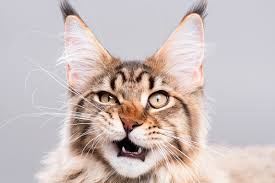
%> input picture Es1/2018-10-19/download.jpg, 275 x 183 px
$ octave main5.m   (GNU Octave 9; MATLAB toolbox functions it lacks are replaced by stand-ins)
%> lines starting %> are read from the running program, lines starting %| are printed output that depends on the picture
clear;
close all;
clc;

%%
imm = imread('download.jpg', 'jpg');
%> imm is the input picture: size 183x275x3 uint8; mean R, G, B 203.2, 190.6, 188.8
imagesc(imm);
imm = rgb2gray(imm);
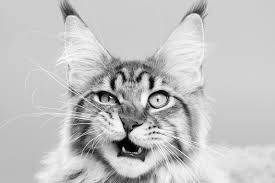
%> imm: size 183x275 uint8; min 0, max 255, mean 194.1
imagesc(imm);
colormap gray;

[U,S,V] = svd(double(imm));

S(50:end,50:end) = 0;
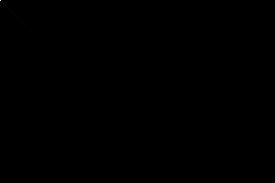
%> S: size 183x275 double; min 0, max 43781.5, mean 1.6; drawn with min black and max white

imm = U*S*V';
imagesc(imm);
